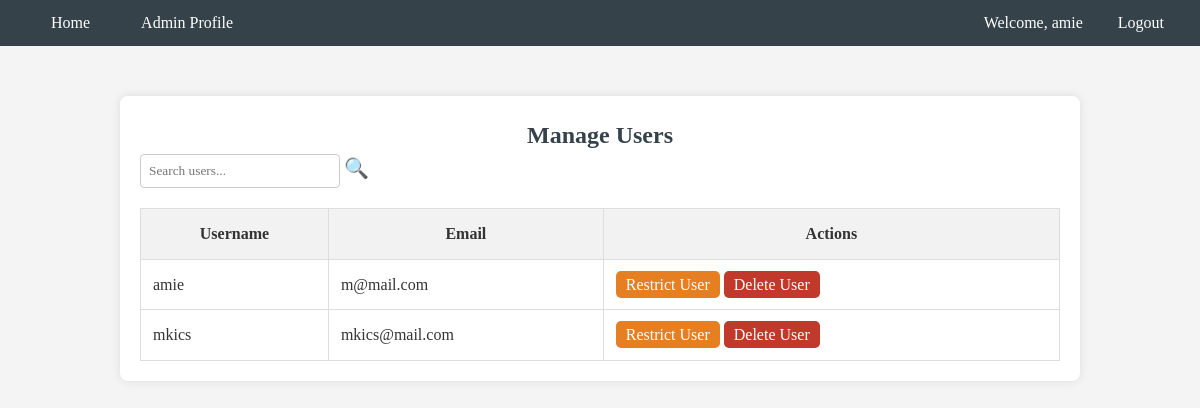
Page /manage_users.php (signed in) on the committed database.
### tables this page shows
CREATE TABLE IF NOT EXISTS `users` (
  `id` int(11) NOT NULL AUTO_INCREMENT,
  `uname` varchar(255) NOT NULL,
  `email` varchar(255) NOT NULL,
  `password` varchar(255) NOT NULL,
  `img` tinyblob NOT NULL,
  `role` enum('admin','user') NOT NULL,
  PRIMARY KEY (`id`),
  UNIQUE KEY `email` (`email`)
);

### manage_users.php (the view, shortened to what this page needs)
<?php
require 'db.php';
$search = isset($_GET['search']) ? $_GET['search'] : '';
$sql = "SELECT * FROM users WHERE role != 'admin'";
$stmt_users = $conn->prepare($sql);
$stmt_users->execute();
$result_users = $stmt_users->get_result();
?>
<!DOCTYPE html>
<html lang="en">
<head>
    <link rel="stylesheet" href="style.css">
</head>
<body>
<nav class="navbar">
    <div>
        <a href="index.html">Home</a>
        <a href="admin.php">Admin Profile</a>
    </div>
    <div>
        <span>Welcome, <?php echo htmlspecialchars($_SESSION['uname']); ?></span>
        <a href="logout.php">Logout</a>
    </div>
</nav>
<div class="container">
    <h2>Manage Users</h2>
    <div class="search-filter">
        <form method="GET" action="manage_users.php">
            <input type="text" name="search" placeholder="Search users..." value="<?php echo htmlspecialchars($search); ?>">
            <button type="submit" title="Search">
                🔍
            </button>
        </form>
    </div>
    <?php if ($result_users->num_rows > 0): ?>
        <table>
            <thead>
            <tr>
                <th>Username</th>
                <th>Email</th>
                <th>Actions</th>
            </tr>
            </thead>
            <tbody>
            <?php while ($user = $result_users->fetch_assoc()): ?>
                <tr>
                    <td><?php echo htmlspecialchars($user['uname']); ?></td>
                    <td><?php echo htmlspecialchars($user['email']); ?></td>
                    <td>
                        <a href="javascript:void(0)" onclick="confirmRestrict(<?php echo $user['id']; ?>)" class="action-btn restrict-btn">Restrict User</a>
                        <a href="javascript:void(0)" onclick="confirmDelete(<?php echo $user['id']; ?>)" class="action-btn delete-btn">Delete User</a>
                    </td>
                </tr>
            <?php endwhile; ?>
            </tbody>
        </table>
    <?php else: ?>
        <p>No users found.</p>
    <?php endif; ?>
</div>
</body>
</html>

### style.css (style rules this page uses)
body { font-family: 'Baskervville SC', serif; background-color: #ddd; }
* { margin: 0; padding: 0; box-sizing: border-box; }
body { font-family: 'Baskervville SC', serif; line-height: 1.6; background-color: #f8f9fa; color: #333; }
.container { width: 90%; max-width: 1200px; margin: auto; }
nav { display: flex; justify-content: space-between; align-items: center; }
nav a { color: #fff; margin-left: 15px; text-decoration: none; }
h1, h2 { color: #333; }

### manage_users.php (style rules this page uses)
body { font-family: 'Baskervville SC', serif; background-color: #f4f4f4; margin: 0; padding: 0; }
.container { width: 80%; margin: 50px auto; background: white; padding: 20px; border-radius: 8px; box-shadow: 0 0 10px rgba(0, 0, 0, 0.1); }
h2 { color: #35424a; text-align: center; }
table { width: 100%; border-collapse: collapse; }
th, td { border: 1px solid #ddd; padding: 12px; }
th { background-color: #f2f2f2; }
.action-btn { padding: 5px 10px; color: white; text-decoration: none; border-radius: 5px; }
.restrict-btn { background-color: #e67e22; }
.delete-btn { background-color: #c0392b; }
.search-filter { font-family: 'Baskervville SC', serif; display: flex; justify-content: space-between; margin-bottom: 20px; align-items: center; }
.search-filter input { font-family: 'Baskervville SC', serif; padding: 8px; width: 200px; border: 1px solid #ccc; border-radius: 4px; }
.search-filter button { font-family: 'Baskervville SC', serif; background: none; border: none; cursor: pointer; font-size: 20px; color: #35424a; }
.navbar { display: flex; justify-content: space-between; background: #35424a; padding: 10px 20px; color: white; }
.navbar a { color: white; text-decoration: none; padding: 8px 16px; }

### rows in the picture
users: uname "amie", email "m@mail.com"
users: uname "mkics", email "mkics@mail.com"

### other values in the picture
$_SESSION['uname'] "amie"
